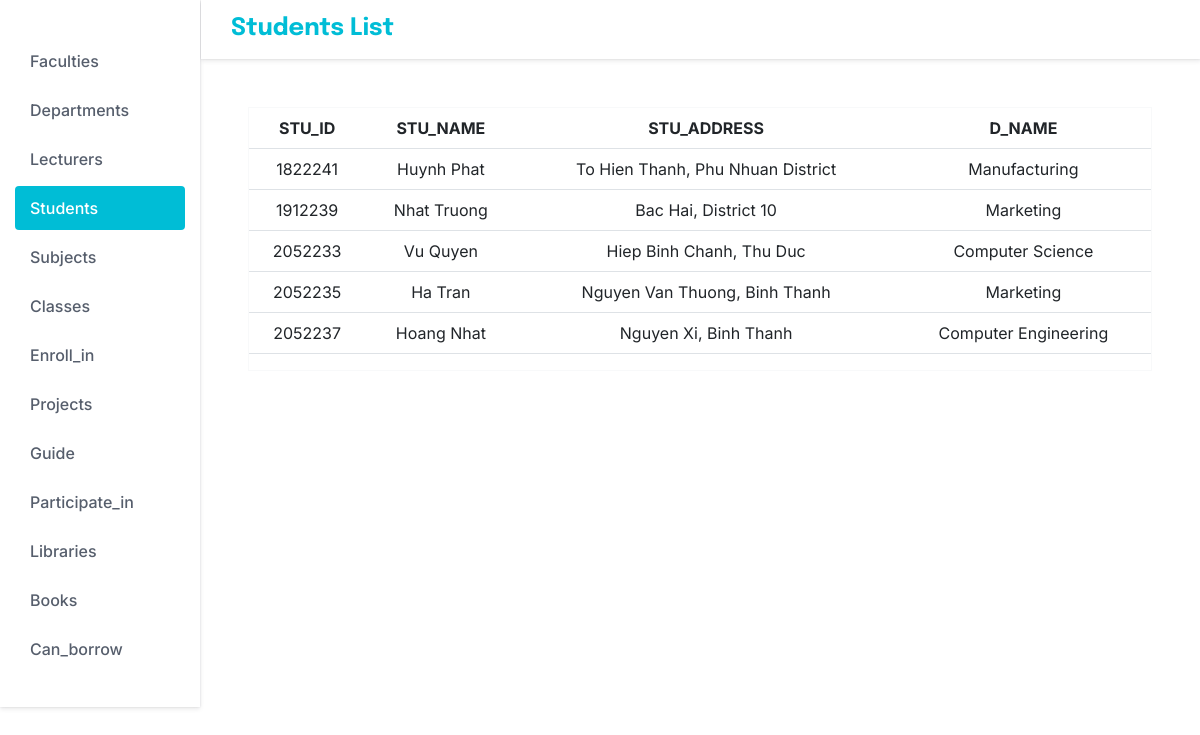
Page /student on the committed database.
### tables this page shows
CREATE TABLE students (
        stu_ID integer not null primary key,
        stu_name char(40),
        stu_address char(200),
        d_name char(40),
        foreign key (d_name) references departments (d_name) on delete cascade on update cascade
    );

### app.py (the view)
@app.route("/student")
def student():
    results = db.session.query(students).all()
    return render_template("students.html", results = results)

### templates/students.html (shortened to what this page needs)
<!DOCTYPE html>
<html lang="en">
  <head>
    <link
      href="https://cdn.jsdelivr.net/npm/bootstrap@5.2.2/dist/css/bootstrap.min.css"
      rel="stylesheet"
    />
    <link rel="stylesheet" href="/static/styles.css" />
  </head>
  <body>
    <div class="container-fluid m-0 p-0">
      <div class="row m-0">
        <div class="col-2 p-0">
          <nav class="sidenav pt-4">
            <ul class="list-unstyled sidenav-list">
              <li>
                <a href="{{ url_for('faculty')}}">
                  <span>Faculties</span>
                </a>
              </li>
              <li>
                <a href="{{ url_for('department')}}">
                  <span>Departments</span>
                </a>
              </li>
              <li>
                <a href="{{ url_for('lecturer')}}">
                  <span>Lecturers</span>
                </a>
              </li>
              <li class="active">
                <a href="{{ url_for('student')}}">
                  <span>Students</span>
                </a>
              </li>
              <li>
                <a href="{{ url_for('subject')}}">
                  <span>Subjects</span>
                </a>
              </li>
              <li>
                <a href="{{ url_for('def_class')}}">
                  <span>Classes</span>
                </a>
              </li>
              <li>
                <a href="{{ url_for('def_enroll_in')}}">
                  <span>Enroll_in</span>
                </a>
              </li>
              <li>
                <a href="{{ url_for('project')}}">
                  <span>Projects</span>
                </a>
              </li>
              <li>
                <a href="{{ url_for('def_guide')}}">
                  <span>Guide</span>
                </a>
              </li>
              <li>
                <a href="{{ url_for('def_participate_in')}}">
                  <span>Participate_in</span>
                </a>
              </li>
              <li>
                <a href="{{ url_for('library')}}">
                  <span>Libraries</span>
                </a>
              </li>
              <li>
                <a href="{{ url_for('book')}}">
                  <span>Books</span>
                </a>
              </li>
              <li>
                <a href="{{ url_for('def_can_borrow')}}">
                  <span>Can_borrow</span>
                </a>
              </li>
            </ul>
          </nav>
        </div>
        <div class="content col p-0 overflow-hidden">
          <header id="header">
            <h1>Students List</h1>
          </header>
          <main>
            <div class="border border-light text-center m-5">
              <table class="table">
                <thead>
                  <tr>
                    <th scope="col">STU_ID</th>
                    <th scope="col">STU_NAME</th>
                    <th scope="col">STU_ADDRESS</th>
                    <th scope="col">D_NAME</th>
                  </tr>
                </thead>
                <tbody class="" id="table-mcp">
                  {% for r in results %}
                    <tr>
                      <td> {{ r.stu_ID }} </td>
                      <td> {{ r.stu_name }} </td>
                      <td> {{ r.stu_address }} </td>
                      <td> {{ r.d_name }} </td>
                    </tr>
                  {% endfor %}
                </tbody>
              </table>
            </div>
          </main>
        </div>
      </div>
    </div>
  </body>
</html>

### rows in the picture
students: stu_ID "1822241", stu_name "Huynh Phat", stu_address "To Hien Thanh, Phu Nhuan District", d_name "Manufacturing"
students: stu_ID "1912239", stu_name "Nhat Truong", stu_address "Bac Hai, District 10", d_name "Marketing"
students: stu_ID "2052233", stu_name "Vu Quyen", stu_address "Hiep Binh Chanh, Thu Duc", d_name "Computer Science"
students: stu_ID "2052235", stu_name "Ha Tran", stu_address "Nguyen Van Thuong, Binh Thanh", d_name "Marketing"
students: stu_ID "2052237", stu_name "Hoang Nhat", stu_address "Nguyen Xi, Binh Thanh", d_name "Computer Engineering"
